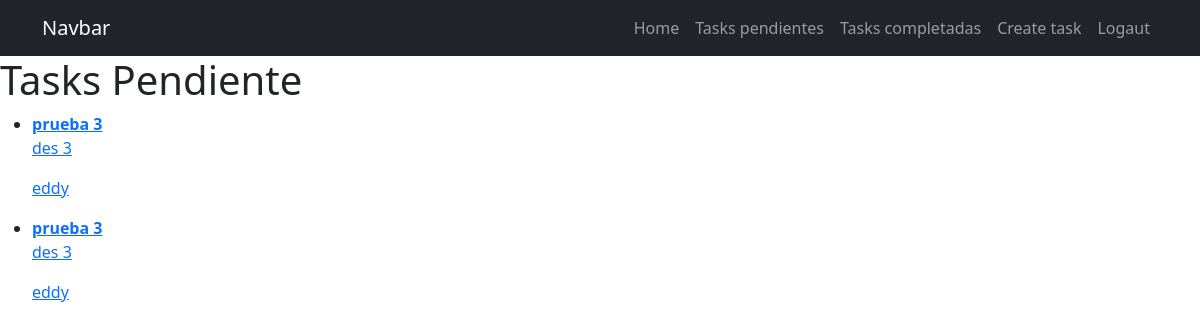
The app's page /tasks/ (signed in), older data.
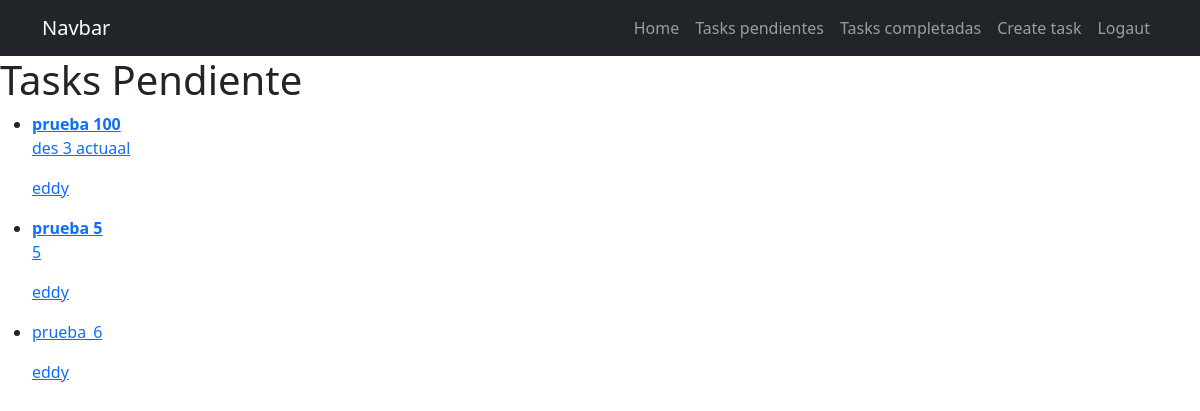
The same page, newer data.
### tasks/models.py (models this page shows, shortened)
class Task(models.Model):
    title = models.CharField(max_length=100)
    description = models.TextField(blank=True)
    created = models.DateTimeField(auto_now_add=True)
    datecompleted = models.DateTimeField(null=True,blank=True)
    important = models.BooleanField(default=True)
    user = models.ForeignKey(User, on_delete=models.CASCADE)

### tasks/views.py (the view)
# urls.py: path('tasks/',views.tasks, name= 'tasks'),
@login_required
def tasks (request):
    tasks = Task.objects.filter(user=request.user, datecompleted__isnull =True) #filtrar solo el usuario en uso
    return render(request, 'tasks.html', {'tasks': tasks})

### tasks/templates/tasks.html (shortened to what this page needs)
{% extends 'base.html'%}
{% block content%}
<h1>Tasks Pendiente</h1>
<ul>
    {% for task in tasks%}
    <li>
        <a href="{% url 'task_detail' task.id %}">
            {% if task.important %}
            <strong>{{task.title}}</strong>
            {% else %}
                {{task.title}}
            {% endif %}
            <p>{{task.description}}</p>
            <p>{{task.user.username}}</p>
        </a>
    </li>
    {% endfor %}
</ul>
{% endblock%}

Row changes from the older to the newer data that the page shows:
no longer on this page (row edited): Task: title "prueba 3", description "des 3", user.username "eddy"
changed Task: title "prueba 3" → "prueba 100"; description "des 3" → "des 3 actuaal"
added Task: title "prueba 5", description "5", user.username "eddy"
added Task: title "prueba_6", user.username "eddy"
